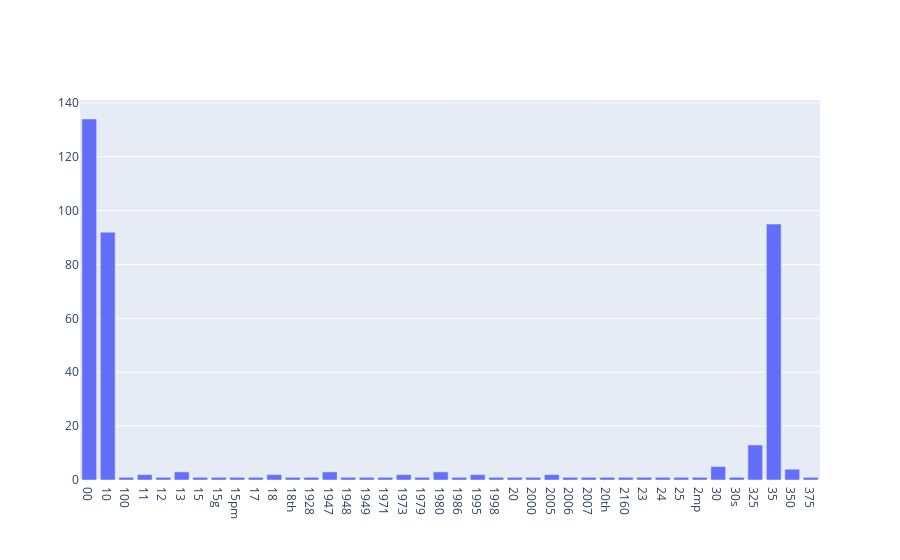

This figure's notebook cell:
### Code cell
#Answer for Exercise 13
#import plotly.express as px
#import plotly.graph_objects as go
pd_freq2 = pd.DataFrame({'term':count_vect2.get_feature_names()[:40], 'frequency':term_frequencies[:40]})
layout = go.Layout(xaxis=dict(type='category'))
fig = go.Figure([go.Bar(x=pd_freq2.term, y=pd_freq.frequency)],layout = layout)
fig.show()
count_vect2.get_feature_names()[:40]

### Figure 1 — Plotly figure (JSON) as saved in the notebook; plotly's stock layout.template omitted (floating-point values rounded to 4 significant figures)
{"data": [{"type": "bar", "x": ["00", "10", "100", "11", "12", "13", "15", "15g", "15pm", "17", "18", "18th", "1928", "1947", "1948", "1949", "1971", "1973", "1979", "1980", "1986", "1995", "1998", "20", "2000", "2005", "2006", "2007", "20th", "2160", "23", "24", "25", "2mp", "30", "30s", "325", "35", "350", "375"], "y": [134, 92, 1, 2, 1, 3, 1, 1, 1, 1, 2, 1, 1, 3, 1, 1, 1, 2, 1, 3, 1, 2, 1, 1, 1, 2, 1, 1, 1, 1, 1, 1, 1, 1, 5, 1, 13, 95, 4, 1]}], "layout": {"xaxis": {"type": "category"}}}
